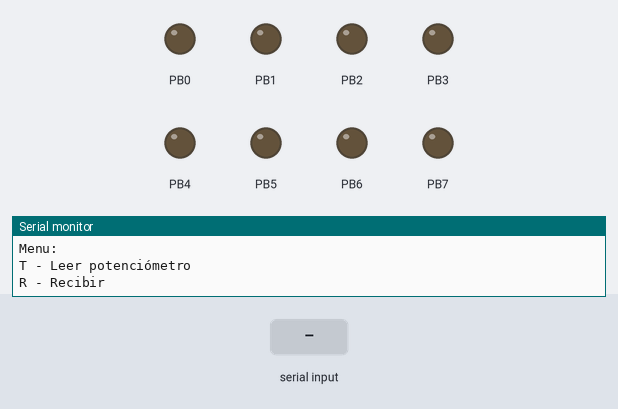
Recording of a program running on a simulated ATmega328P, built with avr-gcc and emulated at 16 MHz. Shown: output pins drawn as LEDs (lit = HIGH), the last lines printed to the serial monitor. Inputs (shaded band) come from the test bench.

Above: at 1.2 s.
1.3 s: "R\n" received over Serial
At 2.3 s:
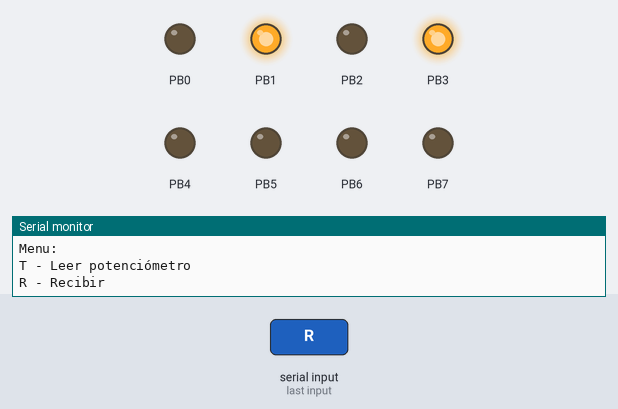
2.8 s: byte 84 ('T') received over Serial
Timing chart, 0 to 5.8 s (numbered marks = the images above; inputs shaded):
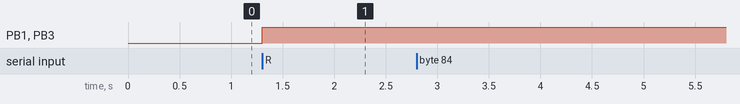

Measured:
- after the input at 1.3 s, PB1, PB3: LOW → HIGH at once

The program:

main.c
```c
//******************************************************************************
//Universidad del Valle de Guatemala
//IE2023: Programación de Microcontroladores
//Autor: Gabriel Sanchez
//Proyecto: Laboratorio 06
//Hardware: ATMEGA328P
//Creado: 22/04/2024
//Última modificación: 28/04/2024
//******************************************************************************
#include <avr/io.h>
#include <util/delay.h>

//Definicion de valores de reloj
#define F_CPU 16000000UL
#define BAUD 9600
#define UBRR_VALUE F_CPU/16/BAUD - 1

// Encendemos el UART
void UART_init(unsigned int ubrr) {
	UBRR0H = (unsigned char)(ubrr >> 8);
	UBRR0L = (unsigned char)ubrr;
	UCSR0B = (1 << TXEN0) | (1 << RXEN0);
	UCSR0C = (1 << UCSZ01) | (1 << UCSZ00);
}

// Definimos funcion para transmitir datos con UART
void UART_transmit(unsigned char data) {
//Verificamos espacio y que queden datos
	while (!(UCSR0A & (1 << UDRE0)));
	UDR0 = data;
}

// Definimos funcion para recibir datos con UART
unsigned char UART_receive(void) {
//Verificamos espacio y si aun quedan datos por recibir
	while (!(UCSR0A & (1 << RXC0)));
	return UDR0;
}

//Creamos funcion para emitir cadenas de texto
void parrafouart(const char* text) {
	for (int i = 0; text[i] != '\0'; i++) {
		UART_transmit(text[i]);
	}
}

//Creamos una secuencia para nuestro menu
void print_menu() {
	parrafouart("Menu:\n");
	parrafouart("T - Leer potenciómetro\n");
	parrafouart("R - Recibir\n");
}

//Seccion de definicion y configuracion del ADC para el potenciometro
void ADC_init() {
	ADMUX |= (1 << REFS0);
	//Prescaler a 128
	ADCSRA |= (1 << ADEN) | (1 << ADPS2) | (1 << ADPS1) | (1 << ADPS0);
}

uint16_t ADC_read(uint8_t channel) {
	//definimos con que canal vamos a trabajar
	ADMUX = (ADMUX & 0xF0) | (channel & 0x0F);
	// Iniciamos a convertir
	ADCSRA |= (1 << ADSC);
	// Esperamos a que ya no hallan datos para convertir :y
	while (ADCSRA & (1 << ADSC));
	// Lectura de ADC
	return ADC;
}

int main(void) {
	UART_init(UBRR_VALUE);
	ADC_init();
	DDRB = 0xFF; // Configurar Puerto B como salida

	while(1) {
		char mode;

		print_menu();

		mode = UART_receive();

		if (mode == 'T') {
			// Leer el valor del potenciómetro en ADC6
			uint16_t pot_value = ADC_read(6);
			//Vamos a mostrar cada digito por separado, de centenas para abajo
			//Seccion centenas
			UART_transmit((pot_value / 100) + '0');
			// Seccion decenas
			UART_transmit(((pot_value / 10) % 10) + '0');
			// Seccion unidades
			UART_transmit((pot_value % 10) + '0');
			// Hacemos un salto de linea por estetica
			UART_transmit('\n');
			} else if (mode == 'R') {
			//Definimos la seccion de enviar ASCII a los LEDS
			char received_char = UART_receive();
			PORTB = received_char;
		}
	}
	return 0;
}
```
